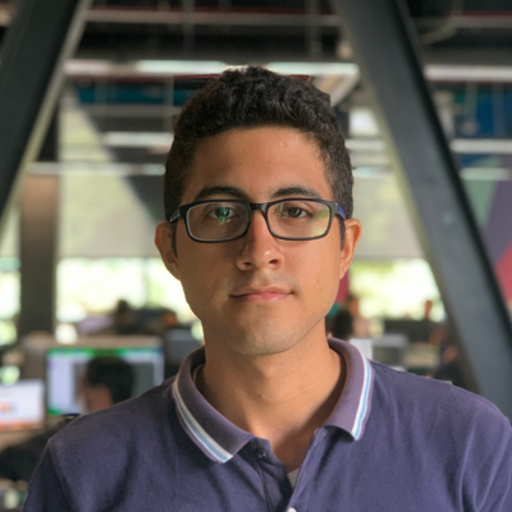
#> input picture image_blending/images/perfil_original.png, 512 x 512 px
$ jupyter execute mask_contour_analysis-test.ipynb   (text cells are left out)
#> lines starting #> are read from the running program, lines starting #| are printed output that depends on the picture; after the words box and inside, x2 and y2 are one past the last pixel; in counts of white or black regions, pixels touching at a corner belong together; pictures that were not available may be replaced by others from this repository, and a replacement may not be noted
[cell 1]
import cv2
import matplotlib.pyplot as plt
import numpy as np
from argparse import Namespace

[cell 2]
opt = Namespace(
    source_img = "../images/perfil_original.png",
    mask_img = "../images/perfil_mask.png",
    target_img = "../images/first_target.jpg"
)

[cell 3]
def preprocess_mask(mask):
    new_mask = mask.copy()
    new_mask[~ np.all(mask == [0,0,0],  axis=2)] = [255, 255, 255]
    new_mask = cv2.cvtColor(new_mask, cv2.COLOR_RGB2GRAY)
    return new_mask

[cell 4]
def letterbox(img, new_shape=(640, 640), color=(0, 0, 0), auto=True, scaleFill=False, scaleup=True):
    # Resize image to a 32-pixel-multiple rectangle https://github.com/ultralytics/yolov3/issues/232
    shape = img.shape[:2]  # current shape [height, width]
    if isinstance(new_shape, int):
        new_shape = (new_shape, new_shape)

    # Scale ratio (new / old)
    r = min(new_shape[0] / shape[0], new_shape[1] / shape[1])
    if not scaleup:  # only scale down, do not scale up (for better test mAP)
        r = min(r, 1.0)

    # Compute padding
    ratio = r, r  # width, height ratios
    new_unpad = int(round(shape[1] * r)), int(round(shape[0] * r))
    dw, dh = new_shape[1] - new_unpad[0], new_shape[0] - new_unpad[1]  # wh padding
    if auto:  # minimum rectangle
        dw, dh = np.mod(dw, 32), np.mod(dh, 32)  # wh padding
    elif scaleFill:  # stretch
        dw, dh = 0.0, 0.0
        new_unpad = (new_shape[1], new_shape[0])
        ratio = new_shape[1] / shape[1], new_shape[0] / shape[0]  # width, height ratios

    dw /= 2  # divide padding into 2 sides
    dh /= 2

    if shape[::-1] != new_unpad:  # resize
        img = cv2.resize(img, new_unpad, interpolation=cv2.INTER_LINEAR)
    top, bottom = int(round(dh - 0.1)), int(round(dh + 0.1))
    left, right = int(round(dw - 0.1)), int(round(dw + 0.1))
    img = cv2.copyMakeBorder(img, top, bottom, left, right, cv2.BORDER_CONSTANT, value=color)  # add border
    return img, ratio, (dw, dh)

def image_resize(img, img_size):
    """Resize image keeping aspect ratio
    Args:
        img_size (tuple): h, w
    """
    h0, w0 = img.shape[:2]  # orig hw
    r = img_size[0] / max(h0, w0)  # resize image to img_size
    if r != 1:  # always resize down, only resize up if training with augmentation
        interp = cv2.INTER_AREA if r < 1 else cv2.INTER_LINEAR
        img = cv2.resize(img, (int(w0 * r), int(h0 * r)), interpolation=interp)
    h, w = img.shape[:2] # hw_resized
    # img, (h0, w0), img.shape[:2]  # img, hw_original, hw_resized
    # letterbox
    img, ratio, (dw, dh) = letterbox(img, img_size, auto=False)
    return img

[cell 5]
def to_rgb(img):
    return cv2.cvtColor(img, cv2.COLOR_BGR2RGB)

def to_gray(img):
    return cv2.cvtColor(img, cv2.COLOR_BGR2GRAY)

[cell 6]
def plots_all(*images):
    fig, axs = plt.subplots(1, len(images),
                           figsize=(14, 10),
                           tight_layout=True)
    for ax, image in zip(axs, images):
        if image.shape[0] == 1:
            image = image.squeeze()
        ax.imshow(image, cmap="gray")
        # ax.set_axis_off()
    plt.show()

[cell 7]
source_img = to_rgb(cv2.imread(opt.source_img))
target_img = to_rgb(cv2.imread(opt.target_img))
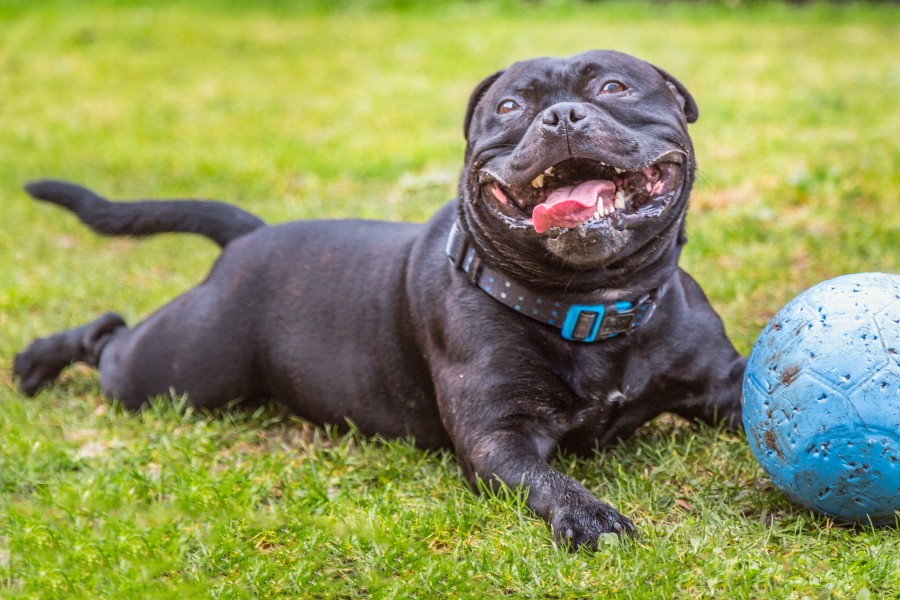
#> input picture image_blending/images/dog.jpg, 1800 x 1200 px, given in place of first_target.jpg, which was not available (shown at 1/2 size)
mask_img = preprocess_mask(cv2.imread(opt.mask_img))
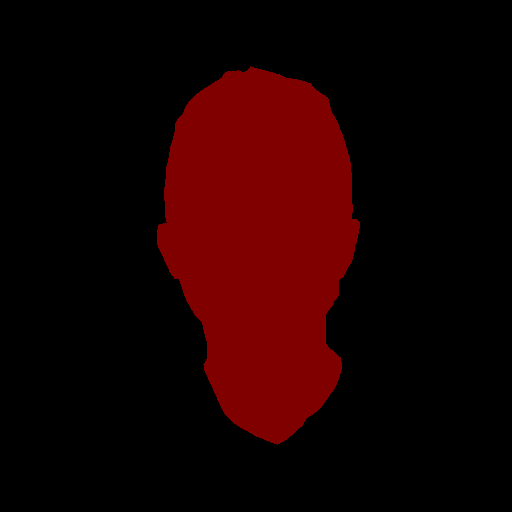
#> input picture image_blending/images/perfil_mask.png, 512 x 512 px
#> in preprocess_mask, new_mask is the input picture: shape (512, 512, 3); mean B, G, R 0, 0, 26.5
#> in preprocess_mask, `new_mask[~ np.all(mask == [0,0,0],  axis=2)] = [255, 255, 255]`:
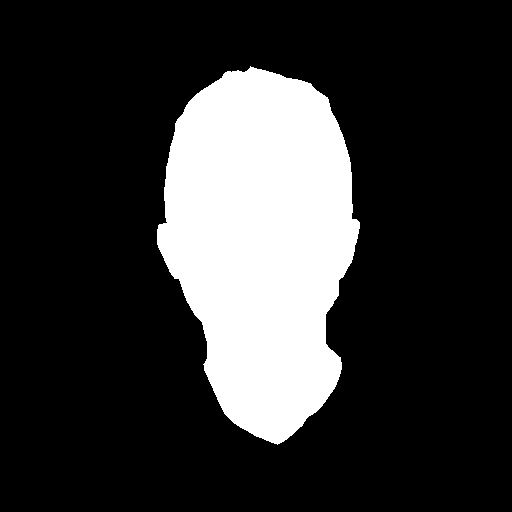
#> new_mask: shape (512, 512, 3); 20.7% white; 1 white region, box (x1, y1, x2, y2) and area: (157, 66, 360, 445) 54278
#> in preprocess_mask, `new_mask = cv2.cvtColor(new_mask, cv2.COLOR_RGB2GRAY)`: new_mask: shape (512, 512); 20.7% white; 1 white region

# resize
source_img = image_resize(source_img, (224, 224))
#> in image_resize, `img, ratio, (dw, dh) = letterbox(img, img_size, auto=False)`: ratio = (1, 1); dw = 0
mask_img = image_resize(mask_img, (224, 224))
target_img = image_resize(target_img, (640, 640))
#> call 3 of letterbox, with new_shape = (640, 640), color = (0, 0, 0), auto = False, scaleFill = False, scaleup = True
#> in letterbox (call 3), `img = cv2.copyMakeBorder(img, top, bottom, left, right, cv2.BORDER_CON..`:
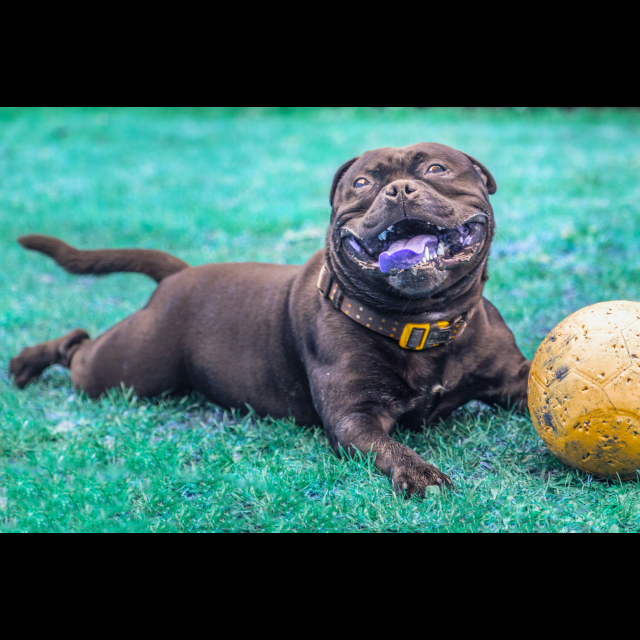
#> img: shape (640, 640, 3); mean of channels 0, 1, 2 94.7, 99.2, 59.8; drawn as B, G, R

[cell 8]
plots_all(source_img, target_img, mask_img)

[cell 9]
contours, hierarchy = cv2.findContours(image=mask_img, mode=cv2.RETR_TREE, method=cv2.CHAIN_APPROX_SIMPLE)
#> contours = 1 contour; box (x1, y1, x2, y2) and area: (68, 28, 158, 195) 10439
# Sort the contours
contours = sorted(contours, key=cv2.contourArea, reverse=True)
# Draw the contour
img_copy = source_img.copy()
img_copy = cv2.drawContours(img_copy, contours, contourIdx=-1,
                         color=(255, 0, 0), thickness=1)
plt.figure(figsize=(15, 10))
plt.imshow(img_copy)
plt.axis("off")
plt.show()

[cell 10]
# The first order of the contours
c_0 = contours[0]
#> c_0 = contour of 204 points, box (x1, y1, x2, y2) (68, 28, 158, 195), area 10439
# Get the 4 points of the bounding rectangle
x, y, w, h = cv2.boundingRect(c_0)
#> x = 68; y = 28; w = 90; h = 167
# Draw a straight rectangle with the points
img_copy = source_img.copy()
img_copy = cv2.rectangle(img_copy, (x, y), (x+w, y+h), color=(255, 0, 0), thickness=1)
plt.figure(figsize=(15, 10))
plt.imshow(img_copy)
plt.axis("off")
plt.show()

[cell 11]
crop_source_img = source_img[y:y+h, x:x+w]/255.0
crop_mask_img = mask_img[y:y+h, x:x+w]/255.0
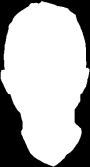
#> crop_mask_img: shape (167, 90) float64; min 0, max 1, mean 0.691
plots_all(crop_source_img, crop_mask_img)

[cell 12]
crop_source_img.shape, x, y, w, h
#> Out = ((167, 90, 3), 68, 28, 90, 167)

[cell 13]
def show_bounding_box(img, target, mask, x, y, w, h):
    img_copy = img.copy()/255.0
    img_copy = cv2.rectangle(img_copy, (x, y), (x+w, y+h), color=(255, 0, 0), thickness=1)
    plt.figure(figsize=(15, 10))

    plt.subplot(1,2,1)
    plt.title(f"width: {w}, height: {h}")
    plt.imshow(img_copy)


    target_ = image_resize(target, (h, w))
    mask_ = image_resize(mask, (h, w))

    mask_canvas = np.zeros(shape=img_copy.shape[:-1])
    mask_canvas[y:y+h,x:x+w] = mask_
    input_image = np.zeros_like(img_copy)
    input_image[y:y+h,x:x+w,:] = target_
    mask_canvas = mask_canvas.reshape(*mask_canvas.shape, 1)
#     img_copy*(mask_canvas-1)*(-1)  +
    blend = input_image*mask_canvas + img_copy*(mask_canvas-1)*(-1)
    plt.subplot(1,2,2)
    plt.title(f"width: {w}, height: {h}")

    plt.imshow(blend)
    plt.show()

[cell 14]
x_start, y_start = 195, 145
show_bounding_box(target_img, crop_source_img, crop_mask_img,
                  x_start, y_start, w=(w + 155), h=(h + 140))
#> in show_bounding_box, `img_copy = cv2.rectangle(img_copy, (x, y), (x+w, y+h), color=(255, 0, ..`:
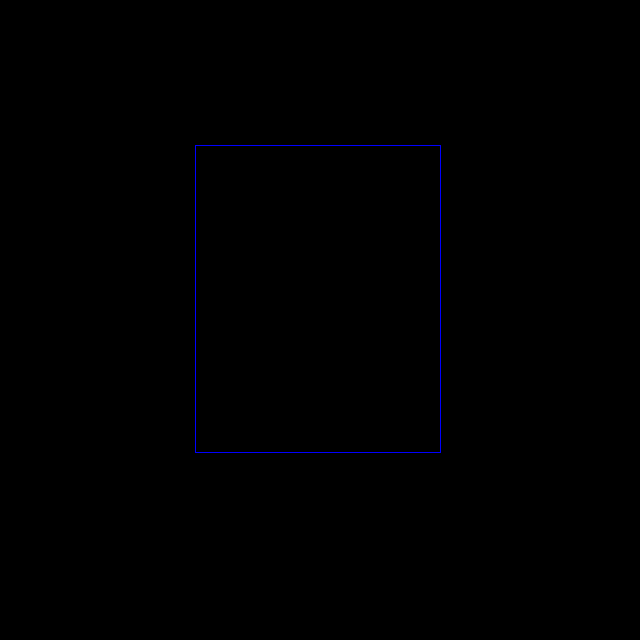
#> img_copy: shape (640, 640, 3) float64; mean of channels 0, 1, 2 1.1, 0.4, 0.2; drawn as B, G, R
#> call 4 of letterbox, with new_shape = (307, 245), color = (0, 0, 0), auto = False, scaleFill = False, scaleup = True
#> in letterbox (call 4), `img = cv2.copyMakeBorder(img, top, bottom, left, right, cv2.BORDER_CON..`:
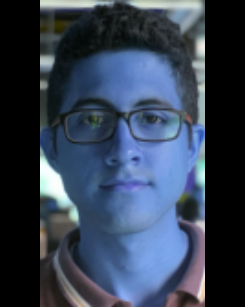
#> img: shape (307, 245, 3) float64; mean of channels 0, 1, 2 0.326, 0.253, 0.206; drawn as B, G, R
#> in letterbox (call 5), `img = cv2.copyMakeBorder(img, top, bottom, left, right, cv2.BORDER_CON..`:
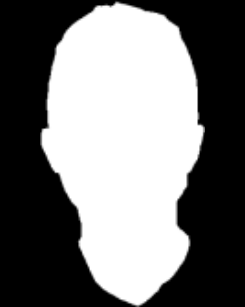
#> img: shape (307, 245) float64; min 0, max 1, mean 0.465
#> in show_bounding_box, `plt.show()`:
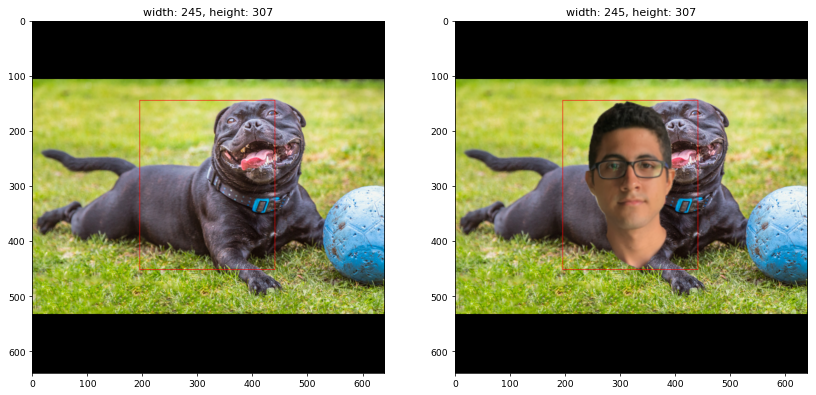
#> figure drawn by matplotlib, 2 panels

[cell 15]
new_width=245
new_height=307
new_crop_source_img = image_resize(crop_source_img, (new_height, new_width))
new_crop_mask_img = image_resize(crop_mask_img, (new_height, new_width))
plots_all(new_crop_source_img, new_crop_mask_img)

[cell 16]
new_crop_source_img.shape, new_crop_mask_img.shape, new_width, new_height
#> Out = ((307, 245, 3), (307, 245), 245, 307)

[cell 17]
plt.imsave("../images/new_source_img_.jpg", new_crop_source_img)
plt.imsave("../images/new_mask_img_.jpg", new_crop_mask_img, cmap="gray")
plt.imsave("../images/new_target_one_.jpg", target_img)
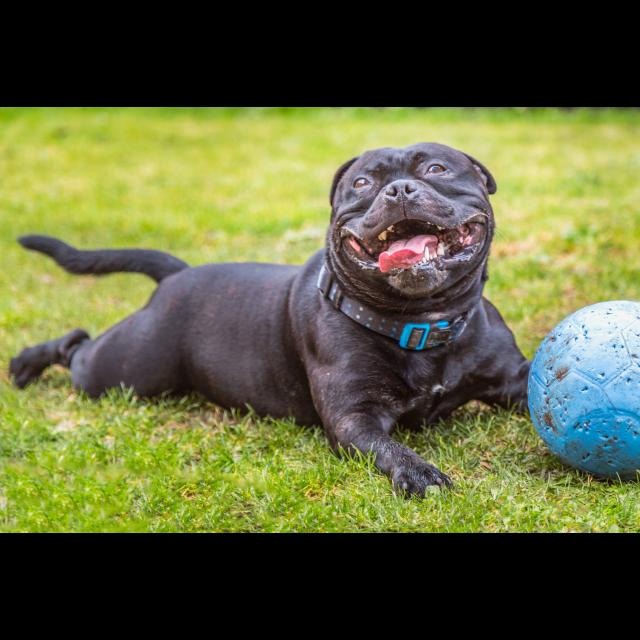
#> saved as new_target_one_.jpg: shape (640, 640, 3); mean R, G, B 94.7, 99.2, 60
